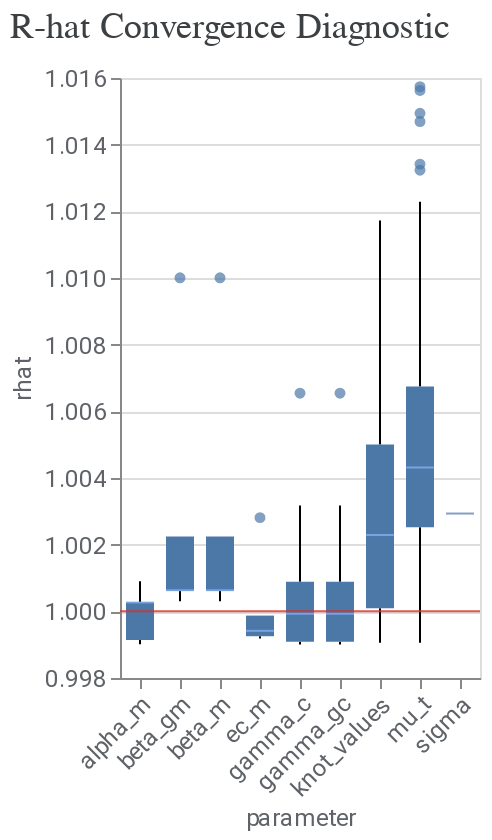

The cell this chart's notebook holds for it:
### Markdown cell above
Model Diagnostics

Once the model is done running, we will perform a series of checks to ensure that we can use it confidently.

## R-hat
R-hat close to 1.0 indicate convergence. R-hat < 1.2 indicates approximate convergence and is a reasonable threshold for many problems.

A lack of convergence typically has one of two culprits. Either the model is very poorly misspecified for the data, which can be in the likelihood (model specification) or in the prior. Or, there is not enough burnin, meaning n_adapt + n_burnin is not large enough.

### Code cell
from meridian.analysis import visualizer

model_diagnostics = visualizer.ModelDiagnostics(mmm)
model_diagnostics.plot_rhat_boxplot()

### Figure 1 — Vega-Lite specification as saved in the notebook (floating-point values rounded to 4 significant figures; data arrays with more than 128 entries replaced by an {"elided": "..."} marker saying what was removed)
{"config": {"view": {"continuousWidth": 400, "continuousHeight": 300}, "axis": {"labelColor": "#5F6368", "labelFont": "Roboto", "labelFontSize": 12, "titleColor": "#5F6368", "titleFont": "Roboto", "titleFontSize": 12, "titleFontWeight": "normal"}}, "layer": [{"data": {"name": "data-a10ea5568a1469a9939f2ed0ad22c523"}, "mark": {"type": "boxplot", "median": {"color": "#8AB4F8"}, "outliers": {"filled": true}}, "encoding": {"x": {"axis": {"labelAngle": -45}, "field": "parameter", "type": "nominal"}, "y": {"field": "rhat", "scale": {"zero": false}, "type": "quantitative"}}}, {"data": {"name": "empty"}, "mark": {"type": "rule", "color": "#D93025", "opacity": 0.8}, "encoding": {"y": {"datum": 1}}}], "title": {"text": "R-hat Convergence Diagnostic", "anchor": "start", "color": "#3C4043", "font": "Google Sans Display", "fontSize": 18, "fontWeight": "normal", "offset": 10}, "$schema": "https://vega.github.io/schema/vega-lite/v4.17.0.json", "datasets": {"data-a10ea5568a1469a9939f2ed0ad22c523": {"elided": "294 records"}, "empty": [{}]}}
